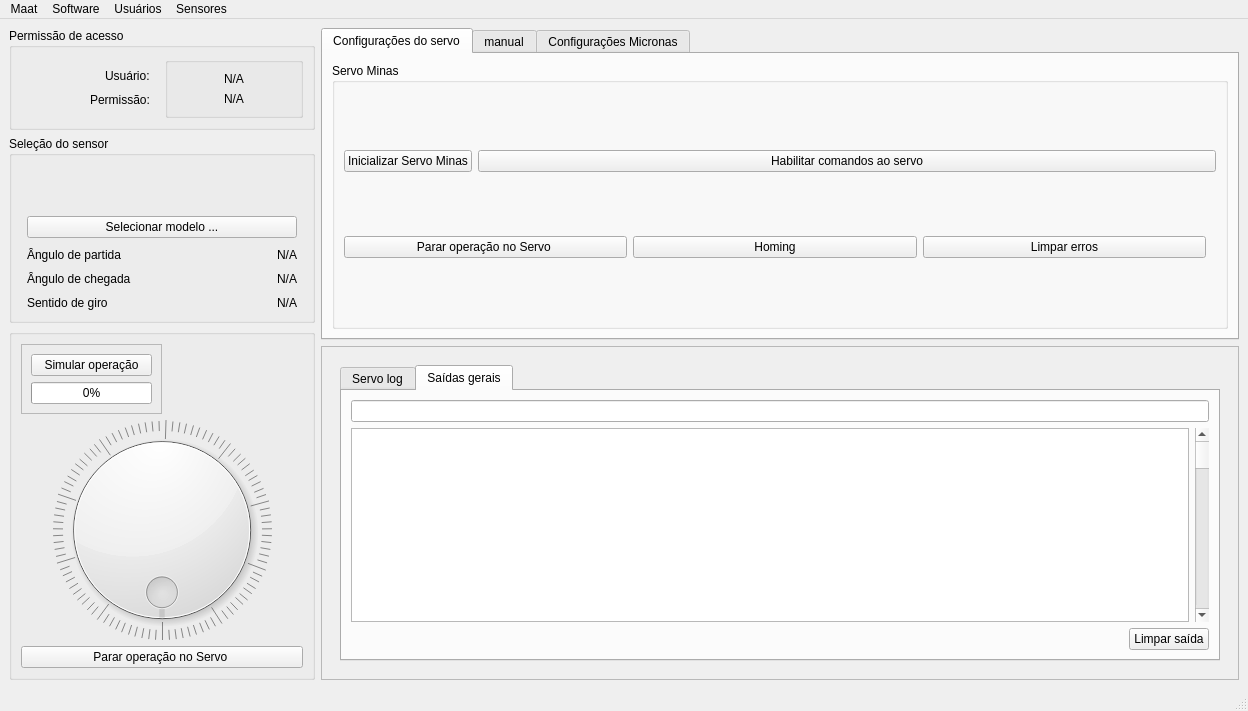
<?xml version="1.0" encoding="UTF-8"?>
<ui version="4.0">
 <class>MainWindow</class>
 <widget class="QMainWindow" name="MainWindow">
  <property name="geometry">
   <rect>
    <x>0</x>
    <y>0</y>
    <width>1248</width>
    <height>711</height>
   </rect>
  </property>
  <property name="windowTitle">
   <string>MainWindow</string>
  </property>
  <property name="autoFillBackground">
   <bool>false</bool>
  </property>
  <widget class="QWidget" name="centralwidget">
   <layout class="QHBoxLayout" name="horizontalLayout_2" stretch="1,3">
    <item>
     <layout class="QVBoxLayout" name="left_tab" stretch="0,0,0">
      <item>
       <widget class="QGroupBox" name="horizontalGroupBox_2">
        <property name="title">
         <string>Permissão de acesso</string>
        </property>
        <layout class="QHBoxLayout" name="horizontalLayout_18">
         <item>
          <widget class="QFrame" name="verticalFrame">
           <layout class="QVBoxLayout" name="verticalLayout_19">
            <item alignment="Qt::AlignmentFlag::AlignRight">
             <widget class="QLabel" name="label_2">
              <property name="layoutDirection">
               <enum>Qt::LayoutDirection::LeftToRight</enum>
              </property>
              <property name="text">
               <string>Usuário:</string>
              </property>
             </widget>
            </item>
            <item alignment="Qt::AlignmentFlag::AlignRight">
             <widget class="QLabel" name="label_8">
              <property name="layoutDirection">
               <enum>Qt::LayoutDirection::LeftToRight</enum>
              </property>
              <property name="text">
               <string>Permissão:</string>
              </property>
             </widget>
            </item>
           </layout>
          </widget>
         </item>
         <item>
          <widget class="QGroupBox" name="groupBox">
           <layout class="QVBoxLayout" name="verticalLayout_16">
            <item alignment="Qt::AlignmentFlag::AlignHCenter">
             <widget class="QLabel" name="user_label">
              <property name="text">
               <string>N/A</string>
              </property>
             </widget>
            </item>
            <item alignment="Qt::AlignmentFlag::AlignHCenter">
             <widget class="QLabel" name="permission_label">
              <property name="text">
               <string>N/A</string>
              </property>
             </widget>
            </item>
           </layout>
          </widget>
         </item>
        </layout>
       </widget>
      </item>
      <item>
       <widget class="QGroupBox" name="sensorBox">
        <property name="title">
         <string>Seleção do sensor</string>
        </property>
        <property name="alignment">
         <set>Qt::AlignmentFlag::AlignLeading|Qt::AlignmentFlag::AlignLeft|Qt::AlignmentFlag::AlignTop</set>
        </property>
        <property name="flat">
         <bool>false</bool>
        </property>
        <property name="checkable">
         <bool>false</bool>
        </property>
        <layout class="QVBoxLayout" name="verticalLayout_2">
         <property name="spacing">
          <number>10</number>
         </property>
         <property name="leftMargin">
          <number>10</number>
         </property>
         <property name="topMargin">
          <number>20</number>
         </property>
         <property name="rightMargin">
          <number>10</number>
         </property>
         <property name="bottomMargin">
          <number>10</number>
         </property>
         <item>
          <spacer name="verticalSpacer">
           <property name="orientation">
            <enum>Qt::Orientation::Vertical</enum>
           </property>
           <property name="sizeType">
            <enum>QSizePolicy::Policy::Fixed</enum>
           </property>
           <property name="sizeHint" stdset="0">
            <size>
             <width>20</width>
             <height>20</height>
            </size>
           </property>
          </spacer>
         </item>
         <item>
          <layout class="QVBoxLayout" name="dados_sensor">
           <property name="leftMargin">
            <number>5</number>
           </property>
           <property name="topMargin">
            <number>20</number>
           </property>
           <property name="rightMargin">
            <number>5</number>
           </property>
           <item>
            <widget class="QPushButton" name="sensorSelected">
             <property name="enabled">
              <bool>true</bool>
             </property>
             <property name="cursor">
              <cursorShape>PointingHandCursor</cursorShape>
             </property>
             <property name="text">
              <string>Selecionar modelo ...</string>
             </property>
            </widget>
           </item>
           <item>
            <layout class="QHBoxLayout" name="horizontalLayout_3">
             <item>
              <widget class="QLabel" name="label_4">
               <property name="text">
                <string>Ângulo de partida</string>
               </property>
              </widget>
             </item>
             <item>
              <widget class="QLabel" name="label_angle_start">
               <property name="layoutDirection">
                <enum>Qt::LayoutDirection::LeftToRight</enum>
               </property>
               <property name="text">
                <string>N/A</string>
               </property>
               <property name="alignment">
                <set>Qt::AlignmentFlag::AlignRight|Qt::AlignmentFlag::AlignTrailing|Qt::AlignmentFlag::AlignVCenter</set>
               </property>
              </widget>
             </item>
            </layout>
           </item>
           <item>
            <layout class="QHBoxLayout" name="horizontalLayout">
             <item>
              <widget class="QLabel" name="label_3">
               <property name="text">
                <string>Ângulo de chegada</string>
               </property>
              </widget>
             </item>
             <item>
              <widget class="QLabel" name="label_angle_end">
               <property name="mouseTracking">
                <bool>false</bool>
               </property>
               <property name="tabletTracking">
                <bool>false</bool>
               </property>
               <property name="layoutDirection">
                <enum>Qt::LayoutDirection::LeftToRight</enum>
               </property>
               <property name="text">
                <string>N/A</string>
               </property>
               <property name="alignment">
                <set>Qt::AlignmentFlag::AlignRight|Qt::AlignmentFlag::AlignTrailing|Qt::AlignmentFlag::AlignVCenter</set>
               </property>
              </widget>
             </item>
            </layout>
           </item>
           <item>
            <layout class="QHBoxLayout" name="horizontalLayout_4">
             <item>
              <widget class="QLabel" name="label_7">
               <property name="text">
                <string>Sentido de giro</string>
               </property>
              </widget>
             </item>
             <item>
              <widget class="QLabel" name="label_turn_direction">
               <property name="mouseTracking">
                <bool>false</bool>
               </property>
               <property name="tabletTracking">
                <bool>false</bool>
               </property>
               <property name="layoutDirection">
                <enum>Qt::LayoutDirection::LeftToRight</enum>
               </property>
               <property name="text">
                <string>N/A</string>
               </property>
               <property name="alignment">
                <set>Qt::AlignmentFlag::AlignRight|Qt::AlignmentFlag::AlignTrailing|Qt::AlignmentFlag::AlignVCenter</set>
               </property>
              </widget>
             </item>
            </layout>
           </item>
          </layout>
         </item>
        </layout>
       </widget>
      </item>
      <item>
       <widget class="QGroupBox" name="dial_elements">
        <layout class="QVBoxLayout" name="verticalLayout_5" stretch="0,10,0">
         <item>
          <layout class="QVBoxLayout" name="verticalLayout_3" stretch="0">
           <item>
            <layout class="QHBoxLayout" name="horizontalLayout_5" stretch="0,0,0">
             <item>
              <widget class="QFrame" name="frame">
               <property name="frameShape">
                <enum>QFrame::Shape::StyledPanel</enum>
               </property>
               <property name="frameShadow">
                <enum>QFrame::Shadow::Raised</enum>
               </property>
               <layout class="QGridLayout" name="gridLayout">
                <item row="0" column="0">
                 <layout class="QVBoxLayout" name="verticalLayout_6">
                  <item>
                   <layout class="QHBoxLayout" name="horizontalLayout_8">
                    <item>
                     <widget class="QPushButton" name="animate_dial_button">
                      <property name="text">
                       <string>Simular operação</string>
                      </property>
                      <property name="icon">
                       <iconset theme="QIcon::ThemeIcon::MediaPlaybackStart"/>
                      </property>
                     </widget>
                    </item>
                   </layout>
                  </item>
                  <item>
                   <widget class="QProgressBar" name="animate_progress_bar">
                    <property name="value">
                     <number>0</number>
                    </property>
                    <property name="invertedAppearance">
                     <bool>false</bool>
                    </property>
                    <property name="textDirection">
                     <enum>QProgressBar::Direction::TopToBottom</enum>
                    </property>
                   </widget>
                  </item>
                 </layout>
                </item>
               </layout>
              </widget>
             </item>
             <item>
              <spacer name="horizontalSpacer_2">
               <property name="orientation">
                <enum>Qt::Orientation::Horizontal</enum>
               </property>
               <property name="sizeHint" stdset="0">
                <size>
                 <width>40</width>
                 <height>20</height>
                </size>
               </property>
              </spacer>
             </item>
             <item>
              <layout class="QVBoxLayout" name="verticalLayout"/>
             </item>
            </layout>
           </item>
          </layout>
         </item>
         <item>
          <widget class="QDial" name="plan_dial">
           <property name="mouseTracking">
            <bool>false</bool>
           </property>
           <property name="wrapping">
            <bool>true</bool>
           </property>
           <property name="notchTarget">
            <double>3.700000000000000</double>
           </property>
           <property name="notchesVisible">
            <bool>true</bool>
           </property>
          </widget>
         </item>
         <item>
          <widget class="QPushButton" name="disable_servo_button_2">
           <property name="text">
            <string>Parar operação no Servo </string>
           </property>
           <property name="icon">
            <iconset theme="QIcon::ThemeIcon::ProcessStop"/>
           </property>
          </widget>
         </item>
        </layout>
       </widget>
      </item>
     </layout>
    </item>
    <item>
     <layout class="QVBoxLayout" name="verticalLayout_12">
      <item>
       <widget class="QTabWidget" name="config_tag">
        <property name="tabPosition">
         <enum>QTabWidget::TabPosition::North</enum>
        </property>
        <property name="currentIndex">
         <number>0</number>
        </property>
        <property name="elideMode">
         <enum>Qt::TextElideMode::ElideMiddle</enum>
        </property>
        <property name="usesScrollButtons">
         <bool>true</bool>
        </property>
        <property name="documentMode">
         <bool>false</bool>
        </property>
        <property name="tabsClosable">
         <bool>false</bool>
        </property>
        <property name="movable">
         <bool>false</bool>
        </property>
        <property name="tabBarAutoHide">
         <bool>false</bool>
        </property>
        <widget class="QWidget" name="servo_tab">
         <attribute name="title">
          <string>Configurações do servo</string>
         </attribute>
         <layout class="QHBoxLayout" name="horizontalLayout_9">
          <item>
           <widget class="QGroupBox" name="groupBox">
            <property name="title">
             <string>Servo Minas</string>
            </property>
            <layout class="QVBoxLayout" name="verticalLayout_7">
             <item>
              <layout class="QHBoxLayout" name="horizontalLayout_17">
               <item>
                <widget class="QPushButton" name="init_servo_button">
                 <property name="text">
                  <string>Inicializar Servo Minas</string>
                 </property>
                 <property name="icon">
                  <iconset theme="QIcon::ThemeIcon::SoftwareUpdateAvailable"/>
                 </property>
                </widget>
               </item>
               <item>
                <widget class="QPushButton" name="enable_servo_communication">
                 <property name="sizePolicy">
                  <sizepolicy hsizetype="MinimumExpanding" vsizetype="Fixed">
                   <horstretch>0</horstretch>
                   <verstretch>0</verstretch>
                  </sizepolicy>
                 </property>
                 <property name="cursor">
                  <cursorShape>PointingHandCursor</cursorShape>
                 </property>
                 <property name="text">
                  <string>Habilitar comandos ao servo</string>
                 </property>
                 <property name="icon">
                  <iconset theme="QIcon::ThemeIcon::UserAvailable"/>
                 </property>
                 <property name="checkable">
                  <bool>true</bool>
                 </property>
                </widget>
               </item>
              </layout>
             </item>
             <item>
              <layout class="QVBoxLayout" name="verticalLayout_15">
               <item>
                <layout class="QHBoxLayout" name="horizontalLayout_6">
                 <property name="rightMargin">
                  <number>10</number>
                 </property>
                 <item>
                  <widget class="QPushButton" name="disable_servo_button">
                   <property name="text">
                    <string>Parar operação no Servo </string>
                   </property>
                   <property name="icon">
                    <iconset theme="QIcon::ThemeIcon::EditClear"/>
                   </property>
                  </widget>
                 </item>
                 <item>
                  <widget class="QPushButton" name="homing_button">
                   <property name="text">
                    <string>Homing</string>
                   </property>
                   <property name="icon">
                    <iconset theme="QIcon::ThemeIcon::GoHome"/>
                   </property>
                  </widget>
                 </item>
                 <item>
                  <widget class="QPushButton" name="clear_errors">
                   <property name="text">
                    <string>Limpar erros</string>
                   </property>
                   <property name="icon">
                    <iconset theme="QIcon::ThemeIcon::EditUndo"/>
                   </property>
                  </widget>
                 </item>
                </layout>
               </item>
              </layout>
             </item>
            </layout>
           </widget>
          </item>
         </layout>
        </widget>
        <widget class="QWidget" name="tab">
         <attribute name="title">
          <string>manual</string>
         </attribute>
         <layout class="QGridLayout" name="gridLayout_3">
          <item row="0" column="1">
           <widget class="QLineEdit" name="servo_velocity_setup">
            <property name="placeholderText">
             <string>Velocidade do servo (rad/s): </string>
            </property>
           </widget>
          </item>
          <item row="0" column="0">
           <layout class="QHBoxLayout" name="horizontalLayout_7">
            <property name="rightMargin">
             <number>10</number>
            </property>
            <item>
             <widget class="QLabel" name="label_5">
              <property name="text">
               <string>Ângulo atual:</string>
              </property>
             </widget>
            </item>
            <item>
             <widget class="QLabel" name="servo_angle_position">
              <property name="cursor">
               <cursorShape>PointingHandCursor</cursorShape>
              </property>
              <property name="text">
               <string>N/A</string>
              </property>
              <property name="alignment">
               <set>Qt::AlignmentFlag::AlignRight|Qt::AlignmentFlag::AlignTrailing|Qt::AlignmentFlag::AlignVCenter</set>
              </property>
              <property name="wordWrap">
               <bool>false</bool>
              </property>
             </widget>
            </item>
            <item>
             <widget class="QLabel" name="label_6">
              <property name="text">
               <string> &gt;</string>
              </property>
             </widget>
            </item>
            <item>
             <widget class="QLabel" name="servo_hex_position">
              <property name="text">
               <string>Posição em hexa</string>
              </property>
             </widget>
            </item>
           </layout>
          </item>
          <item row="2" column="1">
           <widget class="QGroupBox" name="groupBox">
            <property name="title">
             <string>Jog</string>
            </property>
            <layout class="QVBoxLayout" name="verticalLayout_18">
             <item>
              <layout class="QVBoxLayout" name="verticalLayout_4">
               <item>
                <widget class="QLineEdit" name="lineEdit_2">
                 <property name="placeholderText">
                  <string>Passo em graus(º)</string>
                 </property>
                </widget>
               </item>
               <item>
                <widget class="QLineEdit" name="lineEdit">
                 <property name="placeholderText">
                  <string>Passo por jog</string>
                 </property>
                </widget>
               </item>
              </layout>
             </item>
             <item>
              <layout class="QHBoxLayout" name="horizontalLayout_13">
               <item>
                <widget class="QPushButton" name="pushButton">
                 <property name="text">
                  <string/>
                 </property>
                 <property name="icon">
                  <iconset theme="QIcon::ThemeIcon::GoPrevious"/>
                 </property>
                 <property name="iconSize">
                  <size>
                   <width>30</width>
                   <height>30</height>
                  </size>
                 </property>
                 <property name="checkable">
                  <bool>false</bool>
                 </property>
                </widget>
               </item>
               <item>
                <widget class="QPushButton" name="pushButton_2">
                 <property name="text">
                  <string/>
                 </property>
                 <property name="icon">
                  <iconset theme="QIcon::ThemeIcon::GoNext"/>
                 </property>
                 <property name="iconSize">
                  <size>
                   <width>30</width>
                   <height>30</height>
                  </size>
                 </property>
                 <property name="checkable">
                  <bool>false</bool>
                 </property>
                </widget>
               </item>
              </layout>
             </item>
            </layout>
           </widget>
          </item>
          <item row="2" column="0">
           <widget class="QGroupBox" name="groupBox_3">
            <property name="title">
             <string>Movimentação absoluta</string>
            </property>
            <layout class="QVBoxLayout" name="verticalLayout_17">
             <item>
              <layout class="QHBoxLayout" name="horizontalLayout_15">
               <item>
                <widget class="QLabel" name="label">
                 <property name="text">
                  <string>Ângulo desejado:</string>
                 </property>
                </widget>
               </item>
               <item>
                <widget class="QLineEdit" name="absoluteRevolution">
                 <property name="placeholderText">
                  <string>Graus (º)</string>
                 </property>
                </widget>
               </item>
              </layout>
             </item>
            </layout>
           </widget>
          </item>
         </layout>
        </widget>
        <widget class="QWidget" name="micronasTab">
         <attribute name="title">
          <string>Configurações Micronas</string>
         </attribute>
        </widget>
       </widget>
      </item>
      <item>
       <widget class="QFrame" name="frame_2">
        <property name="sizePolicy">
         <sizepolicy hsizetype="Preferred" vsizetype="Expanding">
          <horstretch>0</horstretch>
          <verstretch>0</verstretch>
         </sizepolicy>
        </property>
        <property name="frameShape">
         <enum>QFrame::Shape::StyledPanel</enum>
        </property>
        <property name="frameShadow">
         <enum>QFrame::Shadow::Raised</enum>
        </property>
        <layout class="QVBoxLayout" name="verticalLayout_11">
         <item>
          <widget class="QWidget" name="logPlaceHolder" native="true">
           <property name="sizePolicy">
            <sizepolicy hsizetype="Preferred" vsizetype="Expanding">
             <horstretch>0</horstretch>
             <verstretch>0</verstretch>
            </sizepolicy>
           </property>
           <layout class="QVBoxLayout" name="verticalLayout_9">
            <item>
             <widget class="QTabWidget" name="tab_general">
              <property name="currentIndex">
               <number>1</number>
              </property>
              <widget class="QWidget" name="servo_output">
               <attribute name="title">
                <string>Servo log</string>
               </attribute>
               <layout class="QVBoxLayout" name="verticalLayout_10">
                <item>
                 <layout class="QVBoxLayout" name="verticalLayout_8">
                  <item>
                   <layout class="QHBoxLayout" name="horizontalLayout_11">
                    <item>
                     <widget class="QLineEdit" name="filter_servo_log">
                      <property name="sizePolicy">
                       <sizepolicy hsizetype="MinimumExpanding" vsizetype="Fixed">
                        <horstretch>0</horstretch>
                        <verstretch>0</verstretch>
                       </sizepolicy>
                      </property>
                      <property name="inputMask">
                       <string/>
                      </property>
                      <property name="text">
                       <string extracomment="wadwd"/>
                      </property>
                      <property name="echoMode">
                       <enum>QLineEdit::EchoMode::Normal</enum>
                      </property>
                      <property name="cursorPosition">
                       <number>0</number>
                      </property>
                     </widget>
                    </item>
                   </layout>
                  </item>
                  <item>
                   <layout class="QHBoxLayout" name="horizontalLayout_10">
                    <item>
                     <widget class="QTextEdit" name="servo_log_screen"/>
                    </item>
                    <item>
                     <widget class="QScrollBar" name="log_scroll_bar">
                      <property name="orientation">
                       <enum>Qt::Orientation::Vertical</enum>
                      </property>
                     </widget>
                    </item>
                   </layout>
                  </item>
                  <item alignment="Qt::AlignmentFlag::AlignLeft">
                   <widget class="QPushButton" name="clean_log_button">
                    <property name="text">
                     <string>Limpar log</string>
                    </property>
                   </widget>
                  </item>
                 </layout>
                </item>
               </layout>
              </widget>
              <widget class="QWidget" name="general_output">
               <attribute name="title">
                <string>Saídas gerais</string>
               </attribute>
               <layout class="QVBoxLayout" name="verticalLayout_14">
                <item>
                 <layout class="QVBoxLayout" name="verticalLayout_13">
                  <item>
                   <layout class="QHBoxLayout" name="horizontalLayout_12">
                    <item>
                     <widget class="QLineEdit" name="filter_general_log">
                      <property name="text">
                       <string/>
                      </property>
                     </widget>
                    </item>
                   </layout>
                  </item>
                  <item>
                   <layout class="QHBoxLayout" name="horizontalLayout_14">
                    <item>
                     <widget class="QTextEdit" name="general_log_screen"/>
                    </item>
                    <item>
                     <widget class="QScrollBar" name="verticalScrollBar_2">
                      <property name="orientation">
                       <enum>Qt::Orientation::Vertical</enum>
                      </property>
                     </widget>
                    </item>
                   </layout>
                  </item>
                  <item alignment="Qt::AlignmentFlag::AlignRight">
                   <widget class="QPushButton" name="clean_all_output">
                    <property name="text">
                     <string>Limpar saída</string>
                    </property>
                   </widget>
                  </item>
                 </layout>
                </item>
               </layout>
              </widget>
             </widget>
            </item>
           </layout>
          </widget>
         </item>
        </layout>
       </widget>
      </item>
     </layout>
    </item>
   </layout>
  </widget>
  <widget class="QMenuBar" name="menubar">
   <property name="geometry">
    <rect>
     <x>0</x>
     <y>0</y>
     <width>1248</width>
     <height>23</height>
    </rect>
   </property>
   <widget class="QMenu" name="menuFile">
    <property name="enabled">
     <bool>true</bool>
    </property>
    <property name="cursor">
     <cursorShape>PointingHandCursor</cursorShape>
    </property>
    <property name="title">
     <string>Maat</string>
    </property>
    <addaction name="separator"/>
   </widget>
   <widget class="QMenu" name="menuSensor">
    <property name="enabled">
     <bool>true</bool>
    </property>
    <property name="cursor">
     <cursorShape>PointingHandCursor</cursorShape>
    </property>
    <property name="title">
     <string>Software</string>
    </property>
   </widget>
   <widget class="QMenu" name="menuteste">
    <property name="title">
     <string>Usuários</string>
    </property>
    <addaction name="login_menuBar"/>
    <addaction name="actionLogout"/>
    <addaction name="separator"/>
    <addaction name="actionVer_usu_rios"/>
    <addaction name="actionAdicionar_2"/>
    <addaction name="actionAtualizar_2"/>
    <addaction name="actionRemover_2"/>
   </widget>
   <widget class="QMenu" name="menuSensores">
    <property name="title">
     <string>Sensores</string>
    </property>
    <addaction name="actionVer_Sensores"/>
    <addaction name="actionAdicionar"/>
    <addaction name="actionAtualizar"/>
    <addaction name="actionRemover"/>
   </widget>
   <addaction name="menuFile"/>
   <addaction name="menuSensor"/>
   <addaction name="menuteste"/>
   <addaction name="menuSensores"/>
  </widget>
  <widget class="QStatusBar" name="statusbar"/>
  <action name="login_menuBar">
   <property name="icon">
    <iconset theme="QIcon::ThemeIcon::DialogPassword"/>
   </property>
   <property name="text">
    <string>Login</string>
   </property>
  </action>
  <action name="actionVer_Sensores">
   <property name="icon">
    <iconset theme="QIcon::ThemeIcon::EditFind"/>
   </property>
   <property name="text">
    <string>Ver sensores</string>
   </property>
  </action>
  <action name="actionAdicionar">
   <property name="icon">
    <iconset theme="QIcon::ThemeIcon::DocumentNew"/>
   </property>
   <property name="text">
    <string>Adicionar</string>
   </property>
  </action>
  <action name="actionAtualizar">
   <property name="icon">
    <iconset theme="QIcon::ThemeIcon::MediaPlaylistRepeat"/>
   </property>
   <property name="text">
    <string>Atualizar</string>
   </property>
  </action>
  <action name="actionRemover">
   <property name="icon">
    <iconset theme="QIcon::ThemeIcon::EditDelete"/>
   </property>
   <property name="text">
    <string>Remover</string>
   </property>
  </action>
  <action name="actionVer_usu_rios">
   <property name="icon">
    <iconset theme="QIcon::ThemeIcon::SystemSearch"/>
   </property>
   <property name="text">
    <string>Ver usuários</string>
   </property>
  </action>
  <action name="actionAdicionar_2">
   <property name="icon">
    <iconset theme="QIcon::ThemeIcon::ContactNew"/>
   </property>
   <property name="text">
    <string>Adicionar</string>
   </property>
  </action>
  <action name="actionAtualizar_2">
   <property name="icon">
    <iconset theme="QIcon::ThemeIcon::MediaPlaylistRepeat"/>
   </property>
   <property name="text">
    <string>Atualizar</string>
   </property>
  </action>
  <action name="actionRemover_2">
   <property name="icon">
    <iconset theme="QIcon::ThemeIcon::EditDelete"/>
   </property>
   <property name="text">
    <string>Remover</string>
   </property>
  </action>
  <action name="actionLogout">
   <property name="icon">
    <iconset theme="QIcon::ThemeIcon::ApplicationExit"/>
   </property>
   <property name="text">
    <string>Logout</string>
   </property>
  </action>
 </widget>
 <tabstops>
  <tabstop>sensorSelected</tabstop>
  <tabstop>plan_dial</tabstop>
  <tabstop>animate_dial_button</tabstop>
  <tabstop>init_servo_button</tabstop>
  <tabstop>enable_servo_communication</tabstop>
  <tabstop>tab_general</tabstop>
  <tabstop>filter_servo_log</tabstop>
  <tabstop>servo_log_screen</tabstop>
  <tabstop>clean_log_button</tabstop>
  <tabstop>filter_general_log</tabstop>
  <tabstop>general_log_screen</tabstop>
  <tabstop>clean_all_output</tabstop>
  <tabstop>disable_servo_button_2</tabstop>
 </tabstops>
 <resources/>
 <connections/>
</ui>
